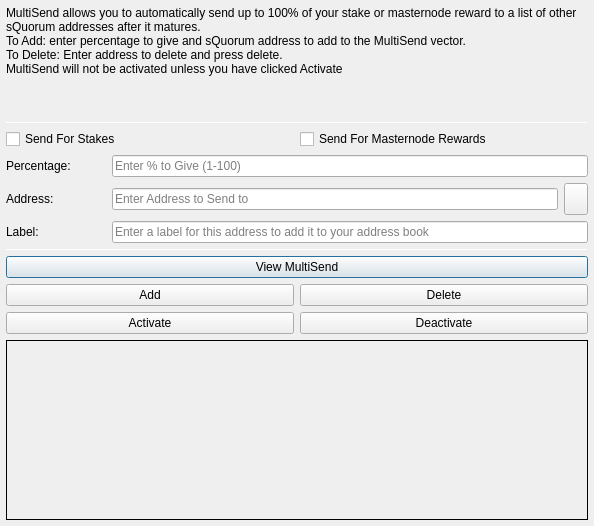
<?xml version="1.0" encoding="UTF-8"?>
<ui version="4.0">
 <class>MultiSendDialog</class>
 <widget class="QDialog" name="MultiSendDialog">
  <property name="windowModality">
   <enum>Qt::NonModal</enum>
  </property>
  <property name="geometry">
   <rect>
    <x>0</x>
    <y>0</y>
    <width>594</width>
    <height>526</height>
   </rect>
  </property>
  <property name="windowTitle">
   <string>MultiSend</string>
  </property>
  <layout class="QVBoxLayout" name="verticalLayout" stretch="0">
   <property name="margin">
    <number>6</number>
   </property>
   <item>
    <layout class="QVBoxLayout" name="verticalLayout_Main" stretch="1,1,1,0,1,1,1">
     <item>
      <widget class="QLabel" name="label_2">
       <property name="lineWidth">
        <number>1</number>
       </property>
       <property name="text">
        <string>MultiSend allows you to automatically send up to 100% of your stake or masternode reward to a list of other sQuorum addresses after it matures.
To Add: enter percentage to give and sQuorum address to add to the MultiSend vector.
To Delete: Enter address to delete and press delete.
MultiSend will not be activated unless you have clicked Activate</string>
       </property>
       <property name="alignment">
        <set>Qt::AlignLeading|Qt::AlignLeft|Qt::AlignTop</set>
       </property>
       <property name="wordWrap">
        <bool>true</bool>
       </property>
      </widget>
     </item>
     <item>
      <widget class="Line" name="line">
       <property name="minimumSize">
        <size>
         <width>0</width>
         <height>1</height>
        </size>
       </property>
       <property name="maximumSize">
        <size>
         <width>16777215</width>
         <height>1</height>
        </size>
       </property>
       <property name="orientation">
        <enum>Qt::Horizontal</enum>
       </property>
      </widget>
     </item>
     <item>
      <layout class="QVBoxLayout" name="verticalLayout_Settings">
       <item>
        <layout class="QHBoxLayout" name="horizontalLayout">
         <item>
          <widget class="QCheckBox" name="multiSendStakeCheckBox">
           <property name="text">
            <string>Send For Stakes</string>
           </property>
          </widget>
         </item>
         <item>
          <widget class="QCheckBox" name="multiSendMasternodeCheckBox">
           <property name="text">
            <string>Send For Masternode Rewards</string>
           </property>
          </widget>
         </item>
        </layout>
       </item>
       <item>
        <layout class="QHBoxLayout" name="horizontalLayout_6">
         <item>
          <widget class="QLabel" name="label">
           <property name="minimumSize">
            <size>
             <width>100</width>
             <height>0</height>
            </size>
           </property>
           <property name="toolTip">
            <string>Percentage of stake to send</string>
           </property>
           <property name="text">
            <string>Percentage:</string>
           </property>
          </widget>
         </item>
         <item>
          <widget class="QLineEdit" name="multiSendPercentEdit">
           <property name="toolTip">
            <string>Enter whole numbers 1 - 100</string>
           </property>
           <property name="placeholderText">
            <string>Enter % to Give (1-100)</string>
           </property>
          </widget>
         </item>
        </layout>
       </item>
       <item>
        <layout class="QHBoxLayout" name="horizontalLayout_7">
         <item>
          <widget class="QLabel" name="label_5">
           <property name="minimumSize">
            <size>
             <width>100</width>
             <height>0</height>
            </size>
           </property>
           <property name="toolTip">
            <string>Address to send portion of stake to</string>
           </property>
           <property name="text">
            <string>Address:</string>
           </property>
          </widget>
         </item>
         <item>
          <widget class="QLineEdit" name="multiSendAddressEdit">
           <property name="toolTip">
            <string/>
           </property>
           <property name="placeholderText">
            <string>Enter Address to Send to</string>
           </property>
          </widget>
         </item>
         <item>
          <widget class="QToolButton" name="addressBookButton">
           <property name="maximumSize">
            <size>
             <width>16777215</width>
             <height>32</height>
            </size>
           </property>
           <property name="toolTip">
            <string>Choose an address from the address book</string>
           </property>
           <property name="text">
            <string/>
           </property>
           <property name="icon">
            <iconset resource="../squorum.qrc">
             <normaloff>:/icons/address-book</normaloff>:/icons/address-book</iconset>
           </property>
           <property name="shortcut">
            <string>Alt+A</string>
           </property>
          </widget>
         </item>
        </layout>
       </item>
      </layout>
     </item>
     <item>
      <layout class="QHBoxLayout" name="horizontalLayout_3">
       <item>
        <widget class="QLabel" name="label_3">
         <property name="minimumSize">
          <size>
           <width>100</width>
           <height>0</height>
          </size>
         </property>
         <property name="text">
          <string>Label:</string>
         </property>
        </widget>
       </item>
       <item>
        <widget class="QLineEdit" name="labelAddressLabelEdit">
         <property name="placeholderText">
          <string>Enter a label for this address to add it to your address book</string>
         </property>
        </widget>
       </item>
      </layout>
     </item>
     <item>
      <widget class="Line" name="line_2">
       <property name="minimumSize">
        <size>
         <width>0</width>
         <height>1</height>
        </size>
       </property>
       <property name="maximumSize">
        <size>
         <width>16777215</width>
         <height>1</height>
        </size>
       </property>
       <property name="orientation">
        <enum>Qt::Horizontal</enum>
       </property>
      </widget>
     </item>
     <item>
      <layout class="QVBoxLayout" name="verticalLayout_Buttons">
       <item>
        <layout class="QHBoxLayout" name="horizontalLayout_4">
         <item>
          <widget class="QPushButton" name="viewButton">
           <property name="toolTip">
            <string/>
           </property>
           <property name="statusTip">
            <string>View MultiSend Vector</string>
           </property>
           <property name="text">
            <string>View MultiSend</string>
           </property>
          </widget>
         </item>
        </layout>
       </item>
       <item>
        <layout class="QHBoxLayout" name="horizontalLayout_2">
         <item>
          <widget class="QPushButton" name="addButton">
           <property name="toolTip">
            <string/>
           </property>
           <property name="statusTip">
            <string>Add to MultiSend Vector</string>
           </property>
           <property name="text">
            <string>Add</string>
           </property>
          </widget>
         </item>
         <item>
          <widget class="QPushButton" name="deleteButton">
           <property name="toolTip">
            <string/>
           </property>
           <property name="statusTip">
            <string>Delete Address From MultiSend Vector</string>
           </property>
           <property name="text">
            <string>Delete</string>
           </property>
          </widget>
         </item>
        </layout>
       </item>
       <item>
        <layout class="QHBoxLayout" name="horizontalLayout_5">
         <item>
          <widget class="QPushButton" name="activateButton">
           <property name="statusTip">
            <string>Activate MultiSend</string>
           </property>
           <property name="text">
            <string>Activate</string>
           </property>
          </widget>
         </item>
         <item>
          <widget class="QPushButton" name="disableButton">
           <property name="statusTip">
            <string>Deactivate MultiSend</string>
           </property>
           <property name="text">
            <string>Deactivate</string>
           </property>
          </widget>
         </item>
        </layout>
       </item>
      </layout>
     </item>
     <item>
      <widget class="QLabel" name="message">
       <property name="minimumSize">
        <size>
         <width>0</width>
         <height>180</height>
        </size>
       </property>
       <property name="frameShape">
        <enum>QFrame::Panel</enum>
       </property>
       <property name="frameShadow">
        <enum>QFrame::Plain</enum>
       </property>
       <property name="lineWidth">
        <number>1</number>
       </property>
       <property name="midLineWidth">
        <number>1</number>
       </property>
       <property name="text">
        <string/>
       </property>
       <property name="alignment">
        <set>Qt::AlignLeading|Qt::AlignLeft|Qt::AlignTop</set>
       </property>
       <property name="wordWrap">
        <bool>true</bool>
       </property>
      </widget>
     </item>
    </layout>
   </item>
  </layout>
 </widget>
 <resources>
  <include location="../squorum.qrc"/>
 </resources>
 <connections/>
</ui>
